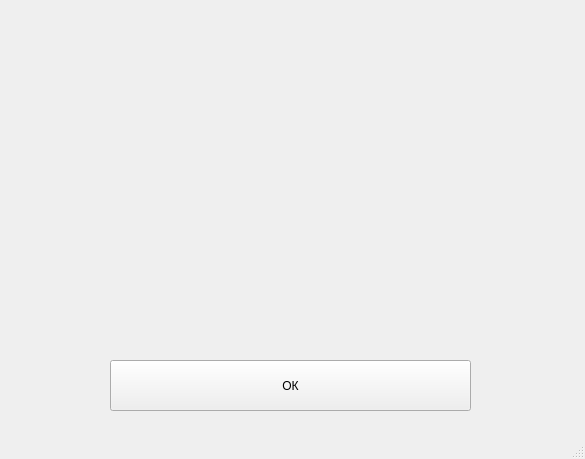
<?xml version="1.0" encoding="UTF-8"?>
<ui version="4.0">
 <class>MainWindow</class>
 <widget class="QMainWindow" name="MainWindow">
  <property name="geometry">
   <rect>
    <x>0</x>
    <y>0</y>
    <width>585</width>
    <height>459</height>
   </rect>
  </property>
  <property name="windowTitle">
   <string>MainWindow</string>
  </property>
  <widget class="QWidget" name="centralwidget">
   <widget class="QPushButton" name="pushButton">
    <property name="geometry">
     <rect>
      <x>110</x>
      <y>360</y>
      <width>361</width>
      <height>51</height>
     </rect>
    </property>
    <property name="text">
     <string>ОК</string>
    </property>
   </widget>
   <widget class="QLabel" name="label">
    <property name="geometry">
     <rect>
      <x>20</x>
      <y>10</y>
      <width>531</width>
      <height>311</height>
     </rect>
    </property>
    <property name="text">
     <string/>
    </property>
   </widget>
  </widget>
  <widget class="QMenuBar" name="menubar">
   <property name="geometry">
    <rect>
     <x>0</x>
     <y>0</y>
     <width>585</width>
     <height>21</height>
    </rect>
   </property>
  </widget>
  <widget class="QStatusBar" name="statusbar"/>
 </widget>
 <resources/>
 <connections/>
</ui>
